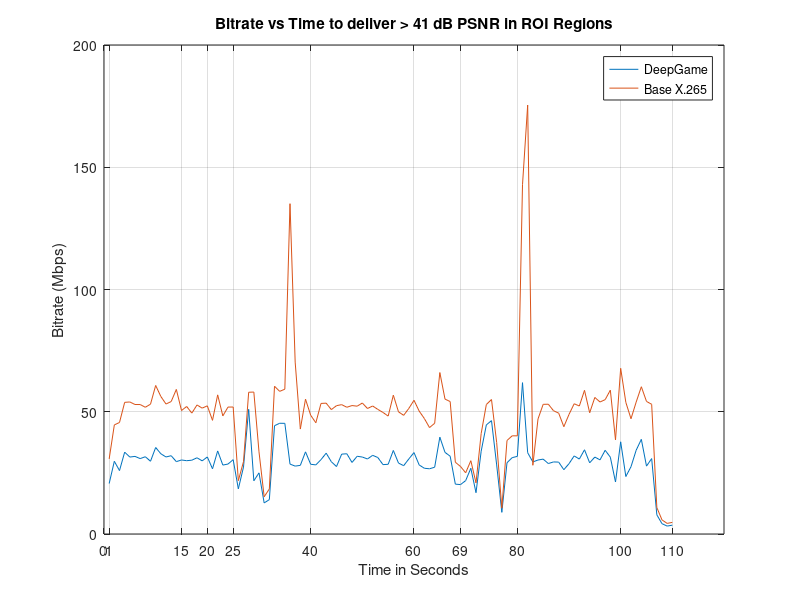

This chart was generated by the following MATLAB code:
figure;
%x = 1:30:6649;
x = 1:110;
base = [30712672, 44619512, 45612472, 53846008, 54003528, 52962640, 52952856, 51837352, 53096152, 60752448, 56253856, 53161448, 54169512, 59135720, 50505024, 52153112, 49448432, 52779120, 51480048, 52416440, 46481864, 56907808, 48292984, 51914160, 51931168, 21816416, 29614320, 57977152, 58055192, 33593736, 15224144, 18429816, 60428808, 58342536, 59226328, 135103296, 70312472, 42927400, 55143392, 48589888, 45488560, 53403720, 53516800, 50879968, 52488624, 52906896, 51840216, 52534056, 52280056, 53571480, 51333096, 52355504, 50965160, 49710416, 48227656, 56782904, 49965920, 48531912, 51375384, 54695944, 50276136, 47242896, 43529696, 45284416, 66038672, 55177376, 54168960, 29350616, 27617432, 25037392, 29987656, 20904304, 41094272, 52956616, 55002088, 37426680, 10558360, 38238000, 40161560, 40147352, 142862120, 175434720, 28112664, 47051216, 53034952, 53081328, 50425704, 49433712, 43883536, 48908696, 53271840, 52354544, 58762936, 49586968, 55853208, 53987792, 54948880, 58840640, 38483600, 67766048, 53831832, 47143904, 53955408, 60232192, 54220312, 53050912, 10821536, 5762192, 4334712, 4760480];
deepGame = [20646384, 29741384, 25941936, 33476000, 31470448, 31743824, 30839264, 31600632, 29752432, 35379000, 32822864, 31502992, 32020712, 29597360, 30276192, 29983448, 30186984, 31181208, 29914720, 31508528, 26673064, 33977000, 28192512, 28612056, 30399360, 18469312, 27380992, 50996552, 21770416, 25004152, 12714520, 14052072, 44294808, 45289080, 45263816, 28596160, 27767288, 28080944, 33598096, 28529488, 28262032, 30415688, 33069232, 29559864, 27587272, 32668648, 32819424, 29264944, 31796064, 31473640, 30688424, 32180424, 31276592, 28372352, 28512200, 34170936, 29006376, 27947432, 30702680, 33306576, 28247032, 26893800, 26674072, 27313640, 39613896, 33378880, 31824432, 20392448, 20206112, 21837184, 26889232, 16895360, 33869744, 44621272, 46361824, 28245736, 8860496, 29148256, 31231928, 31748072, 61900088, 33244712, 29472224, 30260440, 30623168, 28819984, 29477416, 29407552, 26301616, 28760104, 31938648, 30652552, 34450968, 29119072, 31464752, 30321024, 34238632, 31422840, 21268704, 37704344, 23506360, 27533264, 34263016, 38718000, 27764816, 30858344, 7833976, 4216776, 3236800, 3614192];
plot(x,deepGame./1e6)
hold on
plot(x,base./1e6)
grid on
legend('DeepGame','Base X.265')
ylabel('Bitrate (Mbps)')
xlabel('Time in Seconds')
title('Bitrate vs Time to deliver > 41 dB PSNR in ROI Regions')
xticks([0 1 15 20 25 40 60 69 80 100 110 ])
